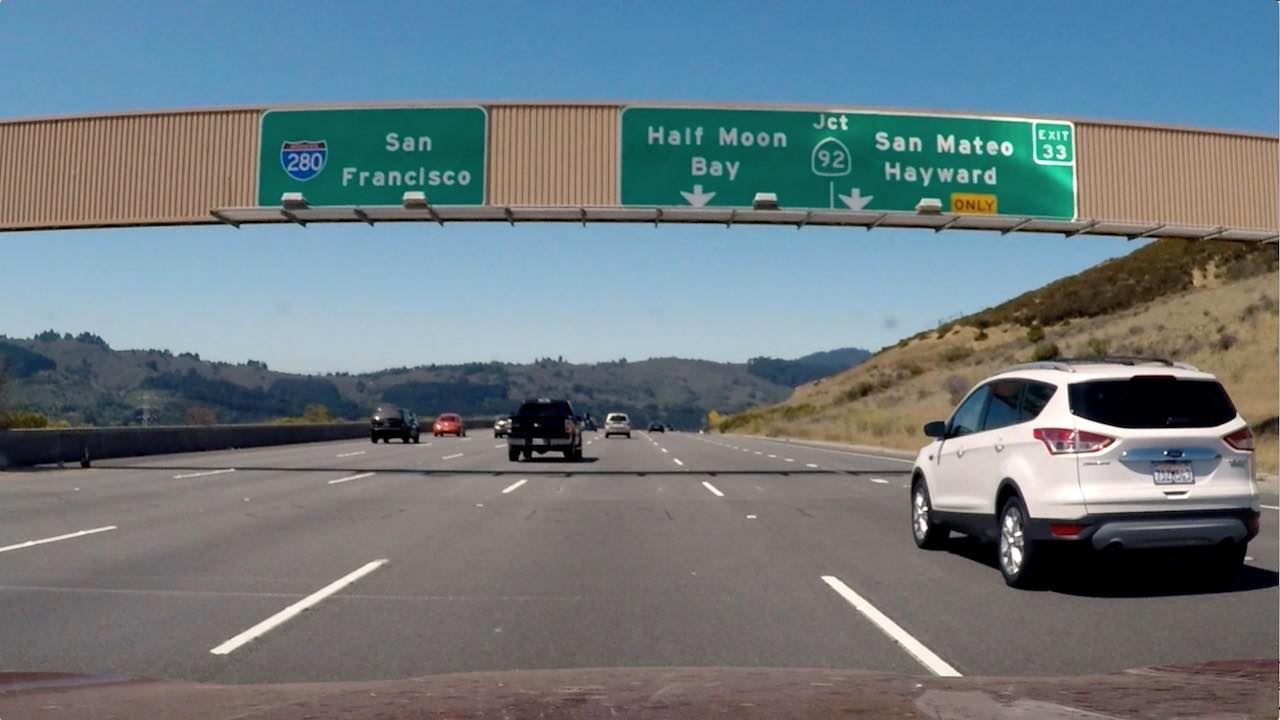
#> input picture Sobel_xform/signs_vehicles_xygrad.png, 1280 x 720 px, found by its file name
$ jupyter execute direction_gradient.ipynb   (older library calls are emulated)
#> lines starting #> are read from the running program, lines starting #| are printed output that depends on the picture
[cell 1]
import numpy as np
import cv2
import matplotlib.pyplot as plt
import matplotlib.image as mpimg
import pickle
import os

# Read in an image
pwd = 'Gradients_Color_spaces/GradientNColorspaces'
image = mpimg.imread(os.path.join(pwd, 'signs_vehicles_xygrad.png'))
#> image is the input picture: shape (720, 1280, 3) float32; mean R, G, B 0.428, 0.477, 0.5

# Define a function that applies Sobel x and y,
# then computes the direction of the gradient
# and applies a threshold.
def dir_threshold(img, sobel_kernel=3, thresh=(0, np.pi/2)):

    # Apply the following steps to img
    # 1) Convert to grayscale
    # 2) Take the gradient in x and y separately
    # 3) Take the absolute value of the x and y gradients
    # 4) Use np.arctan2(abs_sobely, abs_sobelx) to calculate the direction of the gradient
    # 5) Create a binary mask where direction thresholds are met
    # 6) Return this mask as your binary_output image
#> called with sobel_kernel = 15, thresh = (0.7, 1.3)
    gray = cv2.cvtColor(img, cv2.COLOR_RGB2GRAY)
    sobelx = cv2.Sobel(gray, cv2.CV_64F, 1, 0, ksize = sobel_kernel)
    sobely = cv2.Sobel(gray, cv2.CV_64F, 0, 1, ksize = sobel_kernel)
    abs_sobelx = np.absolute(sobelx)
    abs_sobely = np.absolute(sobely)
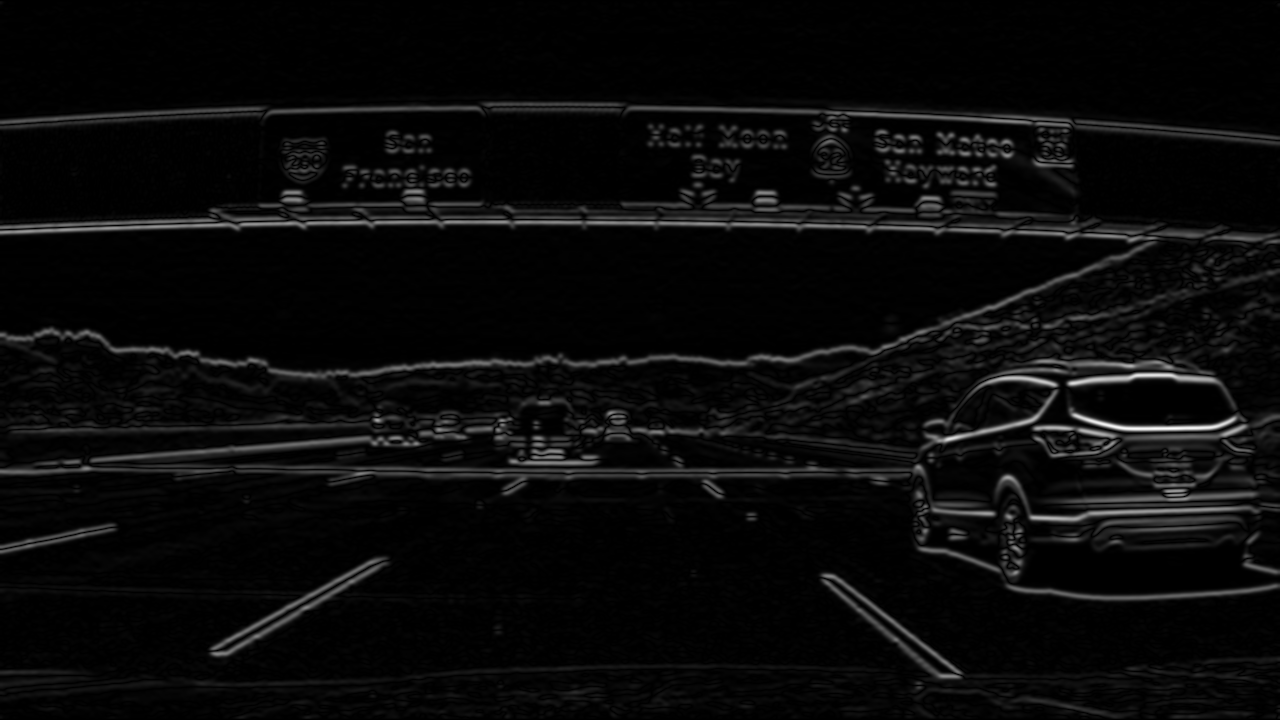
#> abs_sobely: shape (720, 1280) float64; min 0, max 26364983, mean 1093866.8; drawn with min black and max white
    dir_grad = np.arctan2(abs_sobely, abs_sobelx)
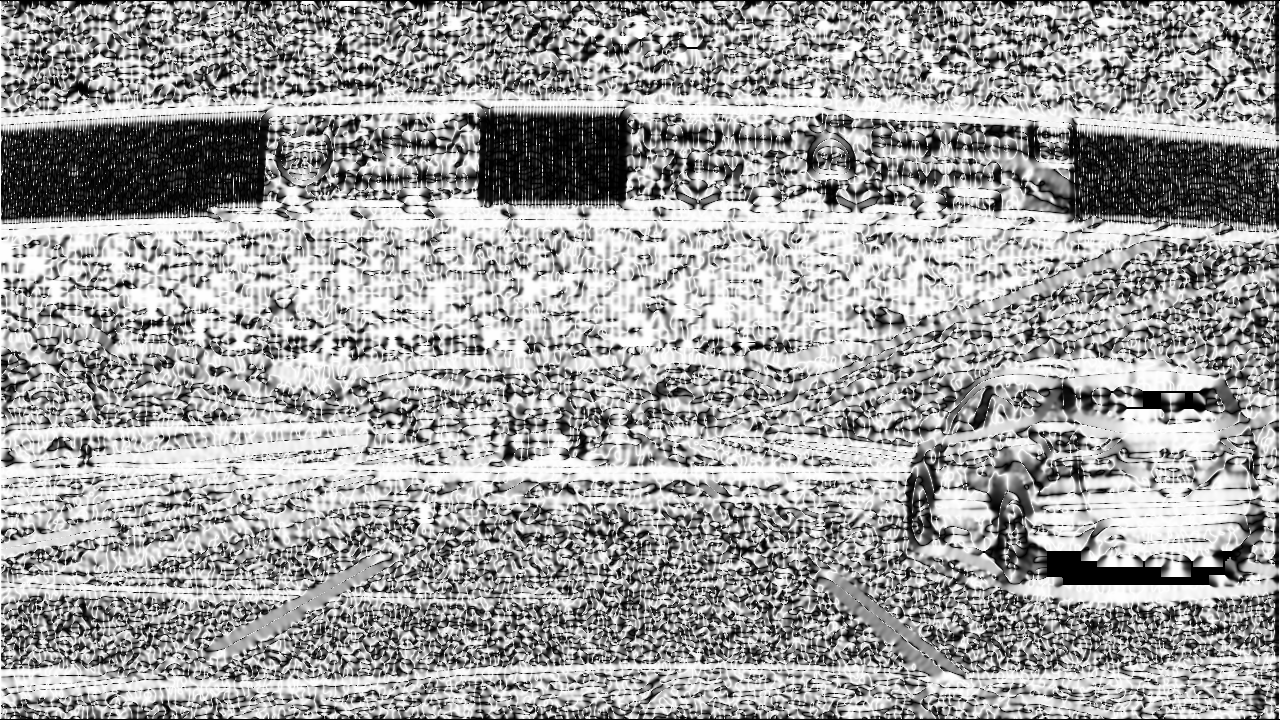
#> dir_grad: shape (720, 1280) float64; min 0, max 1.57, mean 0.981; drawn with min black and max white
    binary_output = np.zeros_like(dir_grad)
    binary_output[(dir_grad > thresh[0]) & (dir_grad < thresh[1])] = 1
    # binary_output = np.copy(img) # Remove this line
    return binary_output

# Run the function
dir_binary = dir_threshold(image, sobel_kernel=15, thresh=(0.7, 1.3))
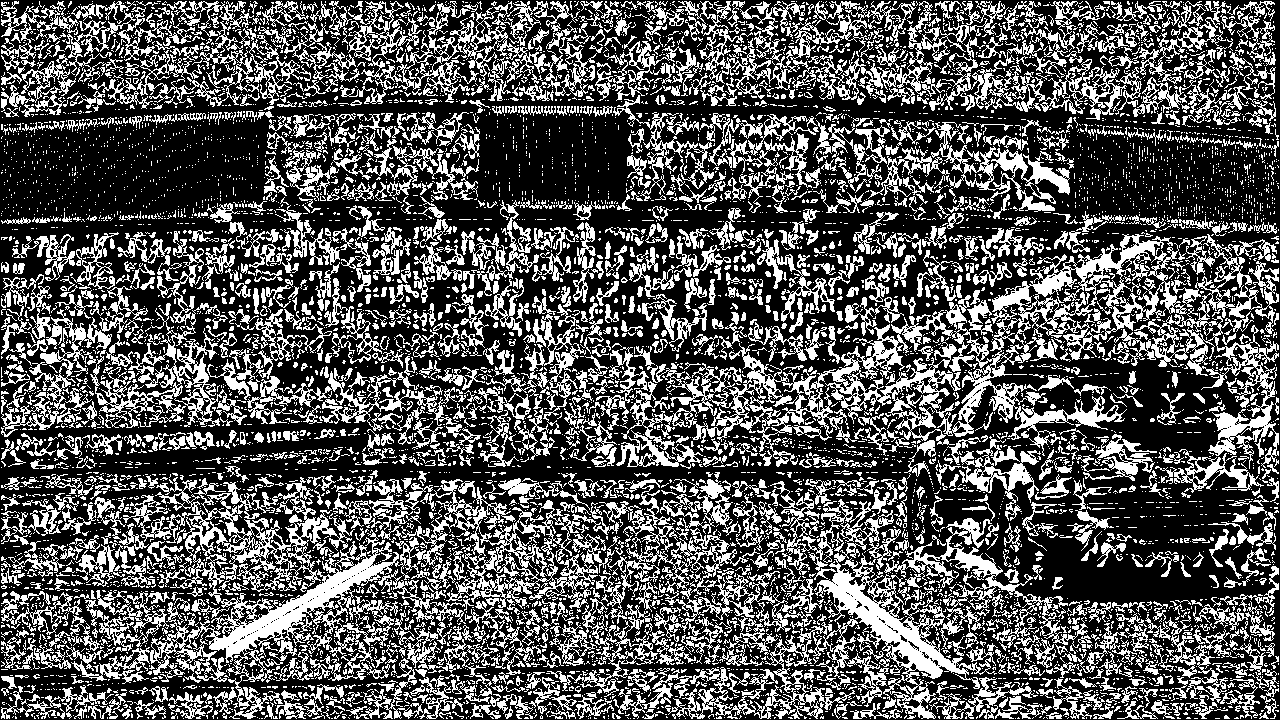
#> dir_binary: shape (720, 1280) float64; values 0 (black) and 1 (white), 33.8% white in thin lines or dots
# Plot the result
f, (ax1, ax2) = plt.subplots(1, 2, figsize=(24, 9))
f.tight_layout()
ax1.imshow(image)
ax1.set_title('Original Image', fontsize=50)
ax2.imshow(dir_binary, cmap='gray')
ax2.set_title('Thresholded Grad. Dir.', fontsize=50)
plt.subplots_adjust(left=0., right=1, top=0.9, bottom=0.)

[cell 2]
dir_binary = dir_threshold(image, sobel_kernel=15, thresh=(0.7, 1.1))
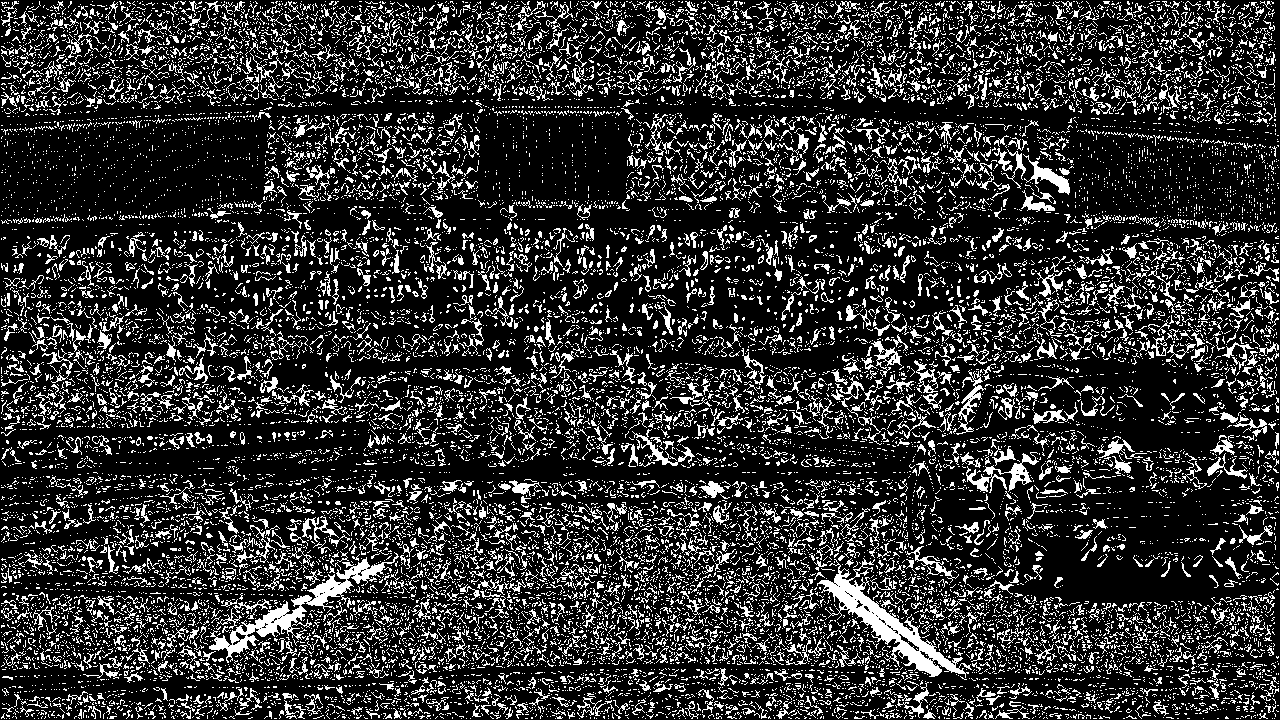
#> dir_binary: shape (720, 1280) float64; values 0 (black) and 1 (white), 19.7% white in thin lines or dots
# Plot the result
f, (ax1, ax2) = plt.subplots(1, 2, figsize=(24, 9))
f.tight_layout()
ax1.imshow(image)
ax1.set_title('Original Image', fontsize=50)
ax2.imshow(dir_binary, cmap='gray')
ax2.set_title('Thresholded Grad. Dir.', fontsize=50)
plt.subplots_adjust(left=0., right=1, top=0.9, bottom=0.)
